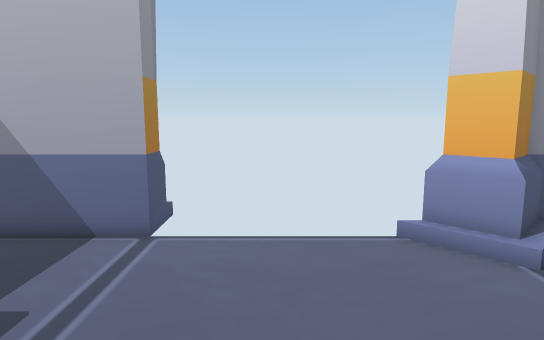
View 1 (above)

12 first-person views from a walk through a scene from a Unity 3-D project. The camera is 1.4 m above the floor, tilts 8° down and sees 75° across. The floor is counted in squares, 0.5 m on a side. Each view is taken from the middle of a square. On the plan, view 1 faces up. The plan holds only what a view shows up to about 20 squares ahead; the rest is blank. The place goes on beyond the plan. The player is left out.

View 2
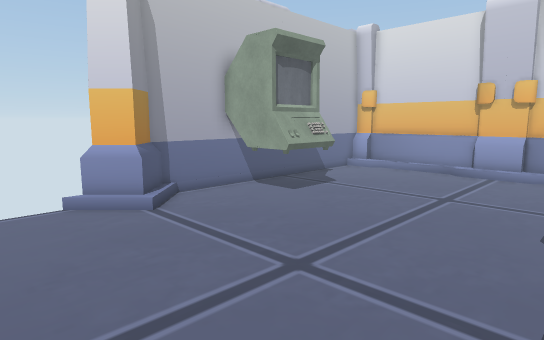

View 3
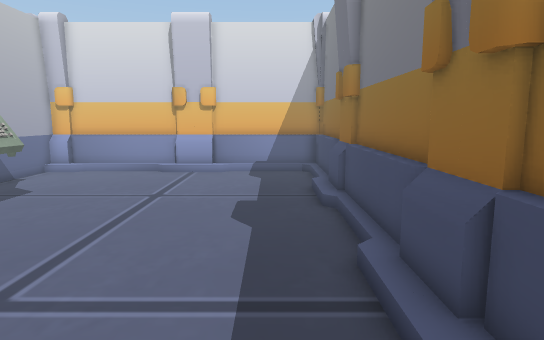

View 4
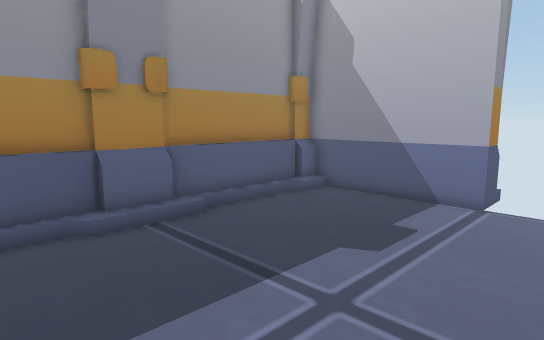

View 5
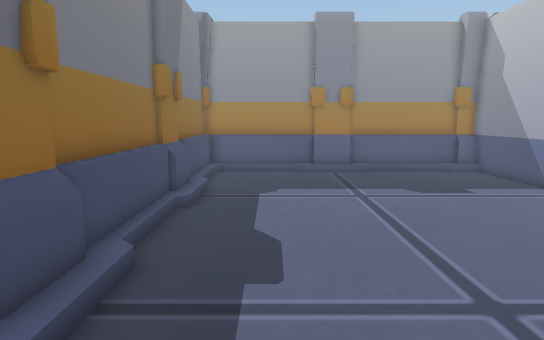

View 6
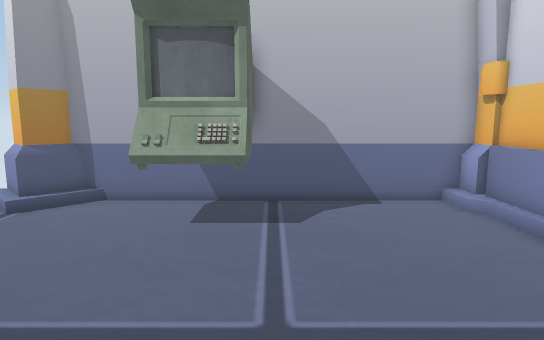

View 7
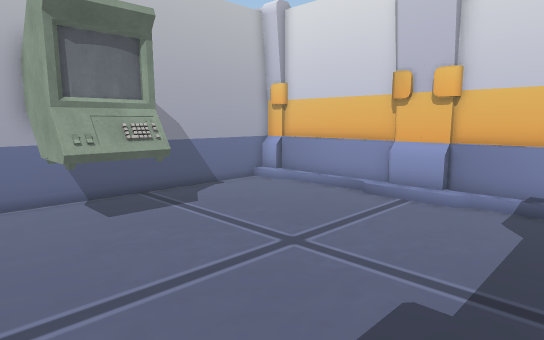

View 8
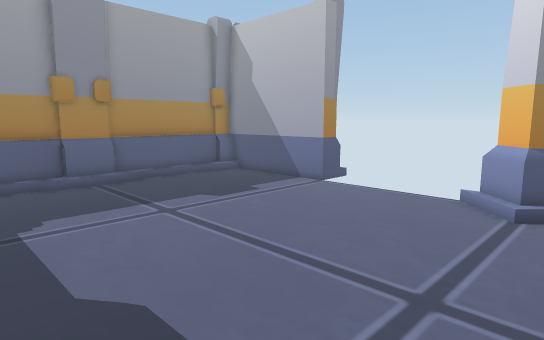

View 9
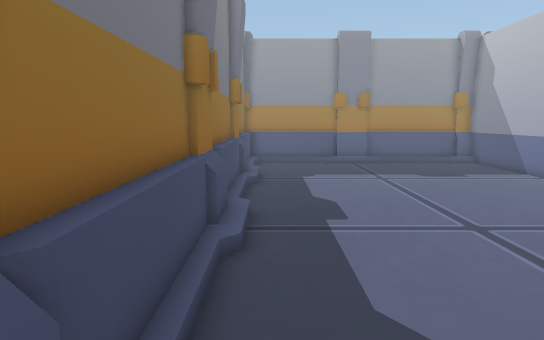

View 10
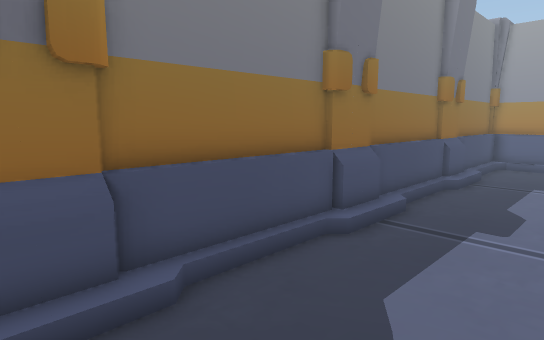

View 11
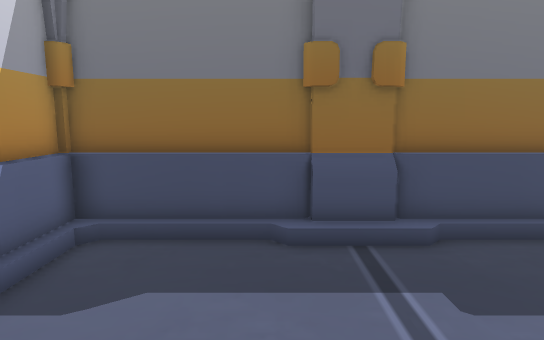

View 12
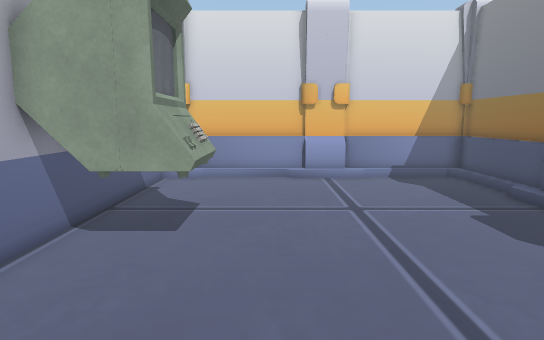

### Floor plan
Key: @ floor where view 1 was taken; # wall or solid block; . floor; / step, stairs or slope; = window, fence, low wall or low ledge; ^ raised ledge; O other object.
Columns run from 10 left of view 1 to 20 right of it. Each row starts with its distance up from view 1.
  9        #
  8 ########..... ######OOO########
  7 #/.............#...OO O.......#
  6 #..................OOOO.......^
  5 #..................OOOO.......^
  4 #.............................^
  3 #.............................^
  2 #/............................^
  1 #/............................#
  0 #/........@...................#
 -1 #/............................#
 -2 #.............................^
 -3 #.............................^
 -4 #.............................^
 -5 #.............................^
 -6 #=====#=#=====#=#=====#=#=====#
 -7 ###############################

Positions as (right, up) in squares from view 1, and headings:
1: (0, 0), facing up
2: (0, -4), facing up-right
3: (0, -4), facing right
4: (0, -4), facing up-left
5: (10, -3), facing left
6: (13, -4), facing up
7: (7, -5), facing up-right
8: (7, -5), facing up-left
9: (14, -5), facing left
10: (14, -1), facing down-left
11: (15, 2), facing down
12: (2, 3), facing right
